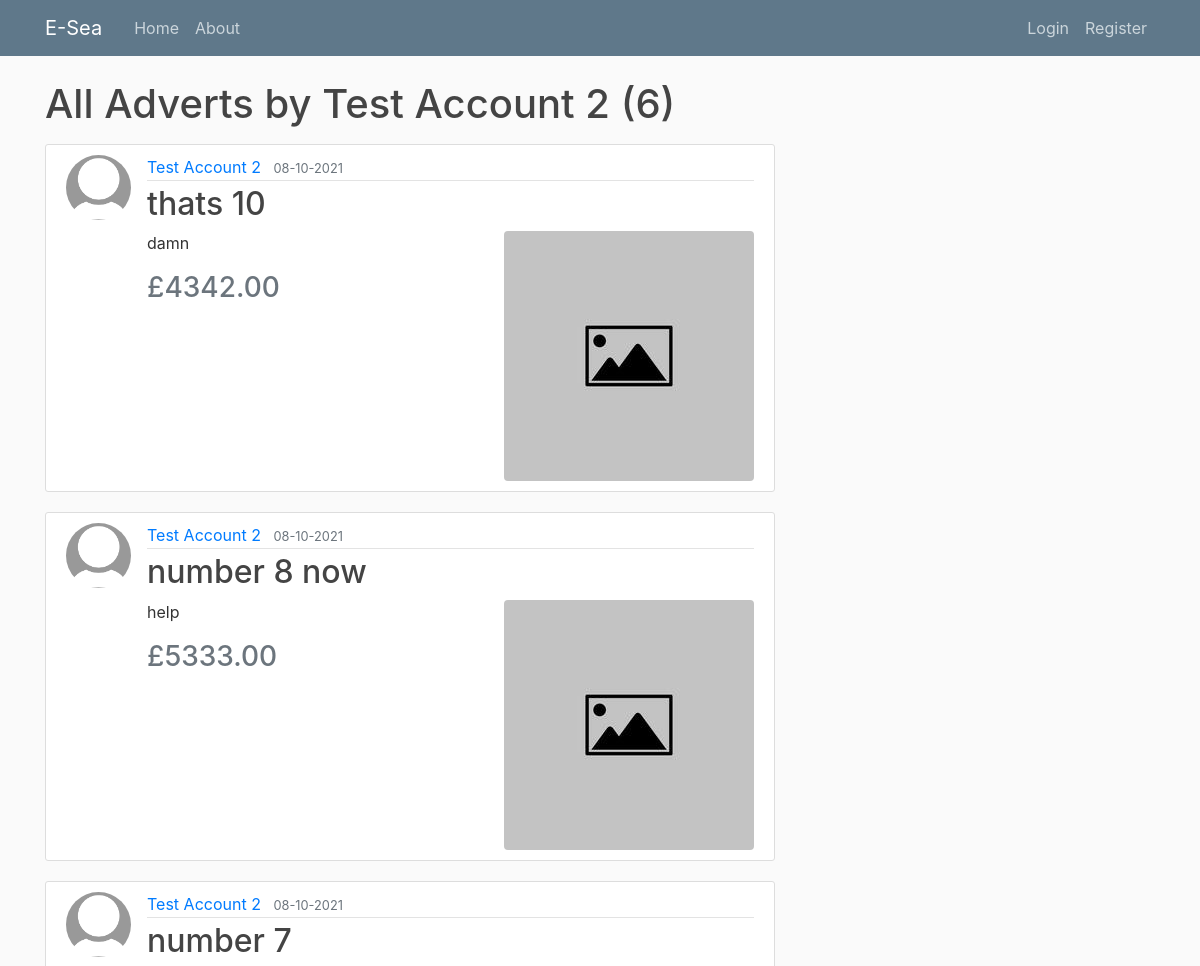
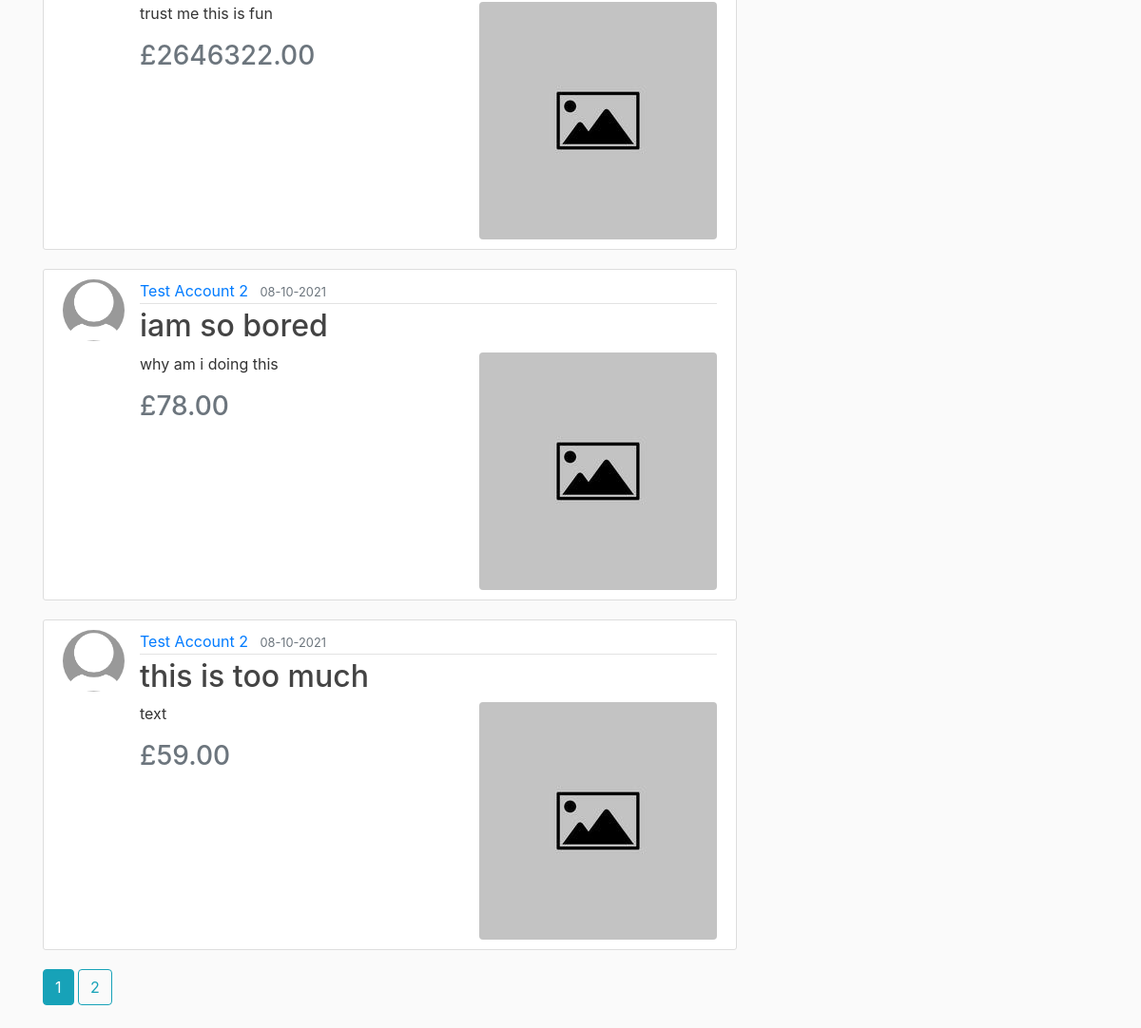
/user/Test Account 2, run on the app's committed database (2 pictures, top to bottom).
### FlaskProject/models.py (models this page shows, shortened)
class User(db.Model, UserMixin):
    id = db.Column(db.Integer, primary_key=True)
    username=db.Column(db.String(20), unique=True, nullable=False)
    email=db.Column(db.String(120), unique=True, nullable=False)
    image_file=db.Column(db.String(20), nullable=False, default='default.jpg')
    password=db.Column(db.String(60), nullable=False)
    posts=db.relationship('Post', backref='author', lazy=True)

class Post(db.Model):
    id = db.Column(db.Integer, primary_key=True)
    title=db.Column(db.String(20), nullable=False)
    date_posted = db.Column(db.DateTime, nullable=False, default=datetime.utcnow)
    content=db.Column(db.Text, nullable=False)
    price=db.Column(db.Numeric(5,2), nullable=False)
    advert_image=db.Column(db.String(20), nullable=False, default='defaultad.jpg')
    manufacturer=db.Column(db.String(10), nullable=False)
    product=db.Column(db.String(20), nullable=False)
    user_id=db.Column(db.Integer, db.ForeignKey('user.id'), nullable=False)
    bid=db.Column(db.Boolean, nullable=False)
    expired=db.Column(db.Boolean, nullable=False)

### FlaskProject/users/routes.py (the view)
@users.route("/user/<string:username>")
def user_adverts(username):
    page = request.args.get('page', 1, type=int)
    user=User.query.filter_by(username=username).first_or_404()
    adverts=Post.query.filter_by(author=user)\
        .order_by(Post.date_posted.desc())\
        .paginate(page=page, per_page=5)
    return render_template("user_adverts.html", adverts=adverts, user=user)

### FlaskProject/templates/user_adverts.html
{%extends "layout.html"%}
{%block content%}
<h1 class="mb-3"> All Adverts by {{user.username}} ({{adverts.total}})</h1>
    {% for item in adverts.items %}
        <article class="media content-section">
            <img class="rounded-circle article-img" src="{{url_for('static', filename='profile_pics/' + item.author.image_file)}}">
            <div class="media-body">
            <div class="article-metadata">
                <a class="mr-2" href="{{url_for('users.user_adverts', username=item.author.username)}}">{{ item.author.username }}</a>
                <small class="text-muted">{{ item.date_posted.strftime('%d-%m-%Y') }}</small>
            </div>
            <h2><a class="article-title" href="{{url_for('adverts.advert', advert_id=item.id)}}">{{ item.title }}</a></h2>
            <img src="{{url_for('static', filename='advert_pics/' + item.advert_image)}}" class="rounded float-right image-fluid" alt="">
            <p class="article-content">{{ item.content }}</p>
            <h3 class="text-muted">£{{ item.price}}</h3>
            </div>
        </article>
    {% endfor %}
    {%for page_num in adverts.iter_pages(left_edge=1, right_edge=1, left_current=1, right_current=2)%}
        {%if page_num%}
            {%if adverts.page==page_num%}
                <a class="btn btn-info mb-4" href="{{url_for('users.user_adverts', username=user.username, page=page_num)}}">{{page_num}}</a>
            {%else%}
                <a class="btn btn-outline-info mb-4" href="{{url_for('users.user_adverts', username=user.username, page=page_num)}}">{{page_num}}</a>
            {%endif%}
        {%else%}
            ...
        {%endif%}
    {%endfor%}
{%endblock content%}

### FlaskProject/static/main.css (style rules this page uses)
body { background: #fafafa; color: #333333; margin-top: 5rem; }
h1, h2, h3, h4, h5, h6 { color: #444444; }
.content-section { background: #ffffff; padding: 10px 20px; border: 1px solid #dddddd; border-radius: 3px; margin-bottom: 20px; }
.article-title { color: #444444; }
.article-content { white-space: pre-line; }
.article-img { height: 65px; width: 65px; margin-right: 16px; }
.article-metadata { padding-bottom: 1px; margin-bottom: 4px; border-bottom: 1px solid #e3e3e3 }

### data on the page
User: username "Test Account 2"
Post: image_file (placeholder picture), author.username "Test Account 2", date_posted "08-10-2021", title "thats 10", advert_image (placeholder picture), content "damn", price "4342.00"
Post: image_file (placeholder picture), author.username "Test Account 2", date_posted "08-10-2021", title "number 8 now", advert_image (placeholder picture), content "help", price "5333.00"
Post: image_file (placeholder picture), author.username "Test Account 2", date_posted "08-10-2021", title "number 7", advert_image (placeholder picture), content "trust me this is fun", price "2646322.00"
Post: image_file (placeholder picture), author.username "Test Account 2", date_posted "08-10-2021", title "iam so bored", advert_image (placeholder picture), content "why am i doing this", price "78.00"
Post: image_file (placeholder picture), author.username "Test Account 2", date_posted "08-10-2021", title "this is too much", advert_image (placeholder picture), content "text", price "59.00"

### other printed values
{{ adverts.total }} "6"
{{ page_num }} "1"
{{ page_num }} "2"
